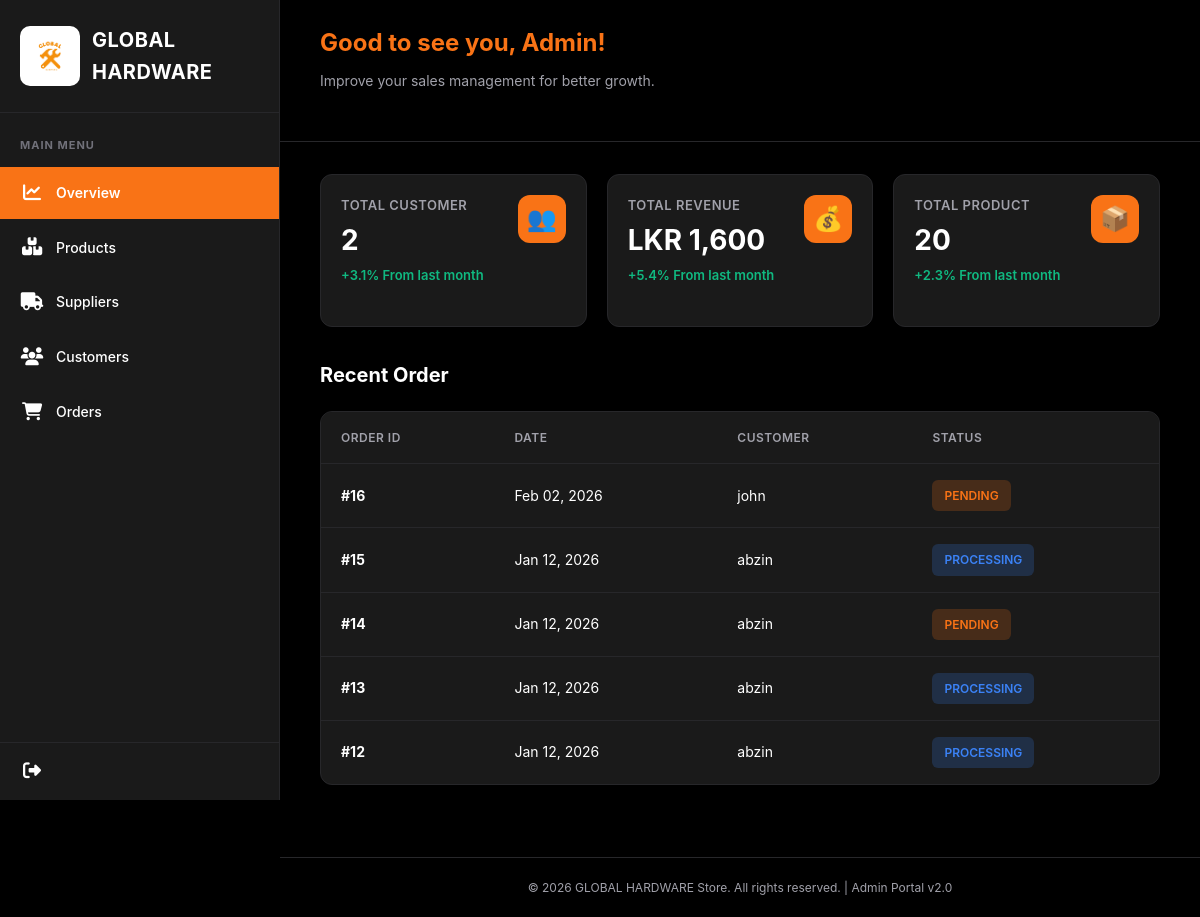
The page /admin/dashboard.php (signed in) on the database its author committed.
### tables this page shows
CREATE TABLE `orders` (
  `order_id` int(11) NOT NULL,
  `customer_id` int(11) NOT NULL,
  `order_date` datetime DEFAULT current_timestamp(),
  `total_amount` decimal(10,2) NOT NULL,
  `status` enum('Pending','Processing','Completed','Cancelled') DEFAULT 'Pending'
);

CREATE TABLE `customers` (
  `customer_id` int(11) NOT NULL,
  `name` varchar(100) NOT NULL,
  `email` varchar(100) NOT NULL,
  `password` varchar(255) NOT NULL,
  `phone` varchar(20) DEFAULT NULL,
  `address` varchar(255) DEFAULT NULL,
  `status` enum('Active','Inactive') DEFAULT 'Active',
  `created_at` datetime DEFAULT current_timestamp()
);

### admin/dashboard.php (the view, shortened to what this page needs)
<?php
require_once '../config/db.php';
$totalProducts = $pdo->query("SELECT COUNT(*) FROM products")->fetchColumn();
$totalCustomers = $pdo->query("SELECT COUNT(*) FROM customers")->fetchColumn();
$totalOrders = $pdo->query("SELECT COUNT(*) FROM orders")->fetchColumn();
$recentOrdersStmt = $pdo->query("SELECT o.order_id, o.order_date, o.status, c.name
    FROM orders o
    JOIN customers c ON o.customer_id = c.customer_id
    ORDER BY o.order_date DESC
    LIMIT 5");
$recentOrders = $recentOrdersStmt->fetchAll();
?>
<!DOCTYPE html>
<html lang="en">
<head>
    <link rel="stylesheet" href="https://cdnjs.cloudflare.com/ajax/libs/font-awesome/6.4.0/css/all.min.css">
</head>
<body>
    <aside class="sidebar">
        <div class="sidebar-header">
            <img src="../Images/GLOBAL.png" alt="Global Hardware Logo" class="sidebar-logo-img">
            <span class="sidebar-logo-text">GLOBAL HARDWARE</span>
        </div>
        <nav class="nav-menu">
            <div class="menu-section">
                <div class="menu-section-title">Main Menu</div>
                <a href="dashboard.php" class="nav-item active">
                    <span class="nav-icon"><i class="fas fa-chart-line"></i></span>
                    <span>Overview</span>
                </a>
                <a href="products.php" class="nav-item">
                    <span class="nav-icon"><i class="fas fa-boxes"></i></span>
                    <span>Products</span>
                </a>
                <a href="suppliers.php" class="nav-item">
                    <span class="nav-icon"><i class="fas fa-truck"></i></span>
                    <span>Suppliers</span>
                </a>
                <a href="customers.php" class="nav-item">
                    <span class="nav-icon"><i class="fas fa-users"></i></span>
                    <span>Customers</span>
                </a>
                <a href="orders.php" class="nav-item">
                    <span class="nav-icon"><i class="fas fa-shopping-cart"></i></span>
                    <span>Orders</span>
                </a>
            </div>
        </nav>
        <div class="sidebar-logout">
            <a href="logout.php" class="nav-item">
                <span class="nav-icon"><i class="fas fa-sign-out-alt"></i></span>
            </a>
        </div>
    </aside>
    <main class="main-content">
        <header class="top-header">
            <div class="header-greeting">
                <div class="greeting-text">Good to see you, Admin!</div>
                <div class="greeting-subtitle">Improve your sales management for better growth.</div>
            </div>
        </header>
        <div class="container">
            <div class="stats-grid">
                <div class="stat-card">
                    <div class="stat-header">
                        <div class="stat-content">
                            <div class="stat-label">Total Customer</div>
                            <div class="stat-value"><?= number_format($totalCustomers) ?></div>
                            <div class="stat-change">+<?= round(($totalCustomers / max($totalCustomers, 1)) * 3.1, 1) ?>% From last month</div>
                        </div>
                        <div class="stat-icon">👥</div>
                    </div>
                </div>
                <div class="stat-card">
                    <div class="stat-header">
                        <div class="stat-content">
                            <div class="stat-label">Total Revenue</div>
                            <div class="stat-value">LKR <?= number_format($totalOrders * 100, 0) ?></div>
                            <div class="stat-change">+<?= round(($totalOrders / max($totalOrders, 1)) * 5.4, 1) ?>% From last month</div>
                        </div>
                        <div class="stat-icon">💰</div>
                    </div>
                </div>
                <div class="stat-card">
                    <div class="stat-header">
                        <div class="stat-content">
                            <div class="stat-label">Total Product</div>
                            <div class="stat-value"><?= number_format($totalProducts) ?></div>
                            <div class="stat-change">+<?= round(($totalProducts / max($totalProducts, 1)) * 2.3, 1) ?>% From last month</div>
                        </div>
                        <div class="stat-icon">📦</div>
                    </div>
                </div>
            </div>
            <h2 class="section-title">Recent Order</h2>
            <div class="table-container">
                <table>
                    <thead>
                        <tr>
                            <th>Order ID</th>
                            <th>Date</th>
                            <th>Customer</th>
                            <th>Status</th>
                        </tr>
                    </thead>
                    <tbody>
                        <?php if (empty($recentOrders)): ?>
                        <tr>
                            <td colspan="4" style="text-align: center; padding: 40px; color: var(--text-muted);">No orders found</td>
                        </tr>
                        <?php else: ?>
                        <?php foreach($recentOrders as $order): ?>
                        <tr>
                            <td><strong>#<?= $order['order_id'] ?></strong></td>
                            <td><?= date('M d, Y', strtotime($order['order_date'])) ?></td>
                            <td><?= htmlspecialchars($order['name']) ?></td>
                            <td>
                                <span class="status-badge status-<?= strtolower($order['status']) ?>">
                                    <?= htmlspecialchars($order['status']) ?>
                                </span>
                            </td>
                        </tr>
                        <?php endforeach; ?>
                        <?php endif; ?>
                    </tbody>
                </table>
            </div>
        </div>
        <div style="text-align: center; padding: 20px; border-top: 1px solid var(--border-color); margin-top: 40px; color: var(--text-secondary); font-size: 12px;">
            <p>&copy; <?= date('Y') ?> GLOBAL HARDWARE Store. All rights reserved. | Admin Portal v2.0</p>
        </div>
    </main>
</body>
</html>

### rows shown on the page
orders: order_id "16", order_date "Feb 02, 2026", customer.name "john", status "PENDING"
orders: order_id "15", order_date "Jan 12, 2026", customer.name "abzin", status "PROCESSING"
orders: order_id "14", order_date "Jan 12, 2026", customer.name "abzin", status "PENDING"
orders: order_id "13", order_date "Jan 12, 2026", customer.name "abzin", status "PROCESSING"
orders: order_id "12", order_date "Jan 12, 2026", customer.name "abzin", status "PROCESSING"

### other values the page prints
$totalCustomers "2"
$totalOrders * 100 "1,600"
$totalProducts "20"
